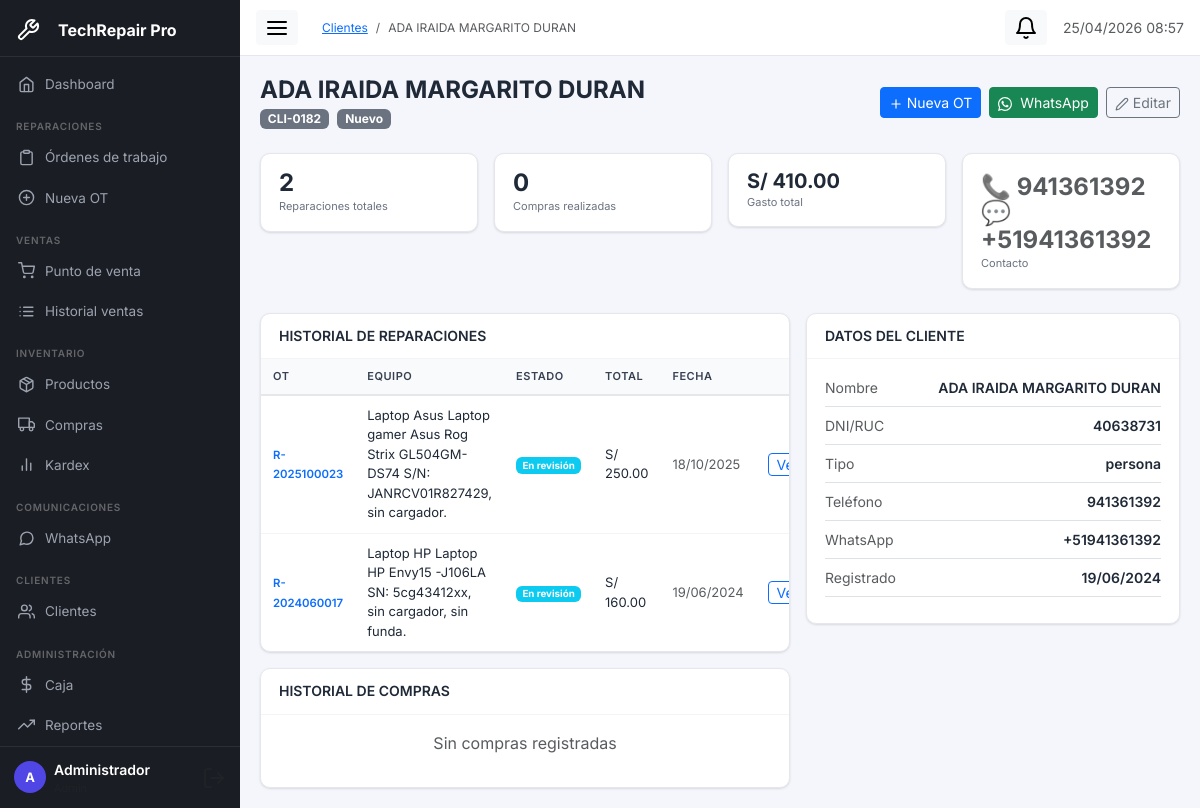
/modules/clientes/ver.php?id=182 (signed in), run on the app's committed database.
### tables this page shows
CREATE TABLE `clientes`  (
  `id` int UNSIGNED NOT NULL AUTO_INCREMENT,
  `codigo` varchar(20) NOT NULL COMMENT 'CLI-0001',
  `tipo` enum('persona','empresa') NOT NULL DEFAULT 'persona',
  `nombre` varchar(200) NOT NULL,
  `ruc_dni` varchar(20) NULL DEFAULT NULL,
  `email` varchar(150) NULL DEFAULT NULL,
  `telefono` varchar(20) NULL DEFAULT NULL,
  `whatsapp` varchar(20) NULL DEFAULT NULL,
  `direccion` text NULL,
  `distrito` varchar(100) NULL DEFAULT NULL,
  `segmento` enum('nuevo','frecuente','empresa','vip') NULL DEFAULT 'nuevo',
  `notas` text NULL,
  `activo` tinyint(1) NOT NULL DEFAULT 1,
  `created_at` datetime NOT NULL DEFAULT current_timestamp(),
  `updated_at` datetime NOT NULL DEFAULT current_timestamp() ON UPDATE CURRENT_TIMESTAMP,
  PRIMARY KEY (`id`) USING BTREE,
  UNIQUE INDEX `codigo`(`codigo` ASC) USING BTREE,
  INDEX `idx_ruc_dni`(`ruc_dni` ASC) USING BTREE,
  INDEX `idx_telefono`(`telefono` ASC) USING BTREE
);

CREATE TABLE `ordenes_trabajo`  (
  `id` int UNSIGNED NOT NULL AUTO_INCREMENT,
  `codigo_ot` varchar(20) NOT NULL COMMENT 'OT-2024-0001',
  `codigo_publico` varchar(12) NOT NULL COMMENT 'Para consulta del cliente: ABC12345',
  `cliente_id` int UNSIGNED NOT NULL,
  `equipo_id` int UNSIGNED NOT NULL,
  `tecnico_id` int UNSIGNED NULL DEFAULT NULL,
  `usuario_creador_id` int UNSIGNED NOT NULL,
  `estado` enum('ingresado','en_revision','en_reparacion','listo','entregado','cancelado') NOT NULL DEFAULT 'ingresado',
  `problema_reportado` text NOT NULL COMMENT 'Lo que dice el cliente',
  `diagnostico_inicial` text NULL COMMENT 'Primera revisión del técnico',
  `diagnostico_tecnico` text NULL COMMENT 'Diagnóstico detallado',
  `observaciones` text NULL,
  `checklist` longtext NULL COMMENT 'Estado físico del equipo al ingreso',
  `costo_diagnostico` decimal(10, 2) NULL DEFAULT 0.00,
  `costo_repuestos` decimal(10, 2) NULL DEFAULT 0.00,
  `costo_mano_obra` decimal(10, 2) NULL DEFAULT 0.00,
  `costo_total` decimal(10, 2) NULL DEFAULT 0.00,
  `descuento` decimal(10, 2) NULL DEFAULT 0.00,
  `precio_final` decimal(10, 2) NULL DEFAULT 0.00,
  `presupuesto_aprobado` tinyint(1) NULL DEFAULT 0,
  `aprobado_por` enum('firma','whatsapp','llamada','email') NULL DEFAULT 'firma',
  `fecha_aprobacion` datetime NULL DEFAULT NULL,
  `firma_cliente` text NULL COMMENT 'SVG base64 de la firma',
  `garantia_dias` int NULL DEFAULT 30,
  `garantia_vence` date NULL DEFAULT NULL,
  `fecha_ingreso` datetime NOT NULL DEFAULT current_timestamp(),
  `fecha_estimada` date NULL DEFAULT NULL,
  `fecha_entrega` datetime NULL DEFAULT NULL,
  `pagado` tinyint(1) NULL DEFAULT 0,
  `metodo_pago` enum('efectivo','yape','plin','tarjeta','transferencia') NULL DEFAULT NULL,
  `fecha_pago` datetime NULL DEFAULT NULL,
  `created_at` datetime NOT NULL DEFAULT current_timestamp(),
  `updated_at` datetime NOT NULL DEFAULT current_timestamp() ON UPDATE CURRENT_TIMESTAMP,
  PRIMARY KEY (`id`) USING BTREE,
  UNIQUE INDEX `codigo_ot`(`codigo_ot` ASC) USING BTREE,
  UNIQUE INDEX `codigo_publico`(`codigo_publico` ASC) USING BTREE,
  INDEX `cliente_id`(`cliente_id` ASC) USING BTREE,
  INDEX `equipo_id`(`equipo_id` ASC) USING BTREE,
  INDEX `tecnico_id`(`tecnico_id` ASC) USING BTREE,
  INDEX `usuario_creador_id`(`usuario_creador_id` ASC) USING BTREE,
  INDEX `idx_estado`(`estado` ASC) USING BTREE,
  INDEX `idx_codigo_publico`(`codigo_publico` ASC) USING BTREE,
  INDEX `idx_fecha_ingreso`(`fecha_ingreso` ASC) USING BTREE,
  CONSTRAINT `ordenes_trabajo_ibfk_1` FOREIGN KEY (`cliente_id`) REFERENCES `clientes` (`id`) ON DELETE RESTRICT ON UPDATE RESTRICT,
  CONSTRAINT `ordenes_trabajo_ibfk_2` FOREIGN KEY (`equipo_id`) REFERENCES `equipos` (`id`) ON DELETE RESTRICT ON UPDATE RESTRICT,
  CONSTRAINT `ordenes_trabajo_ibfk_3` FOREIGN KEY (`tecnico_id`) REFERENCES `usuarios` (`id`) ON DELETE RESTRICT ON UPDATE RESTRICT,
  CONSTRAINT `ordenes_trabajo_ibfk_4` FOREIGN KEY (`usuario_creador_id`) REFERENCES `usuarios` (`id`) ON DELETE RESTRICT ON UPDATE RESTRICT
);

CREATE TABLE `tipos_equipo`  (
  `id` int UNSIGNED NOT NULL AUTO_INCREMENT,
  `nombre` varchar(100) NOT NULL,
  `icono` varchar(50) NULL DEFAULT 'laptop',
  `activo` tinyint(1) NOT NULL DEFAULT 1,
  PRIMARY KEY (`id`) USING BTREE
);

CREATE TABLE `equipos`  (
  `id` int UNSIGNED NOT NULL AUTO_INCREMENT,
  `tipo_equipo_id` int UNSIGNED NOT NULL,
  `cliente_id` int UNSIGNED NOT NULL,
  `marca` varchar(100) NULL DEFAULT NULL,
  `modelo` varchar(150) NULL DEFAULT NULL,
  `serial` varchar(100) NULL DEFAULT NULL,
  `color` varchar(50) NULL DEFAULT NULL,
  `descripcion` text NULL,
  `created_at` datetime NOT NULL DEFAULT current_timestamp(),
  PRIMARY KEY (`id`) USING BTREE,
  INDEX `tipo_equipo_id`(`tipo_equipo_id` ASC) USING BTREE,
  INDEX `cliente_id`(`cliente_id` ASC) USING BTREE,
  INDEX `idx_serial`(`serial` ASC) USING BTREE,
  CONSTRAINT `equipos_ibfk_1` FOREIGN KEY (`tipo_equipo_id`) REFERENCES `tipos_equipo` (`id`) ON DELETE RESTRICT ON UPDATE RESTRICT,
  CONSTRAINT `equipos_ibfk_2` FOREIGN KEY (`cliente_id`) REFERENCES `clientes` (`id`) ON DELETE RESTRICT ON UPDATE RESTRICT
);

### modules/clientes/ver.php (the view, shortened to what this page needs)
<?php
require_once __DIR__ . '/../../config/app.php';
$db = getDB();
$id = (int)($_GET['id'] ?? 0);
$cliente = $db->prepare("SELECT * FROM clientes WHERE id=? AND activo=1");
$cliente->execute([$id]);
$cliente = $cliente->fetch();
$ots = $db->prepare("
  SELECT ot.*, te.nombre as tipo_equipo, e.marca, e.modelo
  FROM ordenes_trabajo ot
  JOIN equipos e ON e.id=ot.equipo_id
  JOIN tipos_equipo te ON te.id=e.tipo_equipo_id
  WHERE ot.cliente_id=? ORDER BY ot.created_at DESC");
$ots->execute([$id]);
$ots = $ots->fetchAll();
$ventas = $db->prepare("SELECT v.*, COUNT(vd.id) as items FROM ventas v LEFT JOIN venta_detalle vd ON vd.venta_id=v.id WHERE v.cliente_id=? GROUP BY v.id ORDER BY v.created_at DESC LIMIT 20");
$ventas->execute([$id]);
$ventas = $ventas->fetchAll();
$totalGastado = array_sum(array_column(array_filter($ots, fn($o)=>$o['pagado']), 'precio_final'))
              + array_sum(array_column(array_filter($ventas, fn($v)=>$v['estado']==='completada'), 'total'));
require_once __DIR__ . '/../../includes/header.php';
?>
<div class="d-flex justify-content-between align-items-center mb-4">
  <div>
    <h4 class="fw-bold mb-0"><?= sanitize($cliente['nombre']) ?></h4>
    <span class="badge bg-secondary"><?= sanitize($cliente['codigo']) ?></span>
    <?php $sbadge=['nuevo'=>'secondary','frecuente'=>'primary','empresa'=>'info','vip'=>'warning'];
    echo '<span class="badge bg-'.($sbadge[$cliente['segmento']]??'secondary').' ms-1">'.ucfirst($cliente['segmento']).'</span>'; ?>
  </div>
  <div class="d-flex gap-2">
    <a href="<?= BASE_URL ?>modules/ot/nueva.php?cliente_id=<?= $id ?>" class="btn btn-primary btn-sm">
      <i data-feather="plus" style="width:14px;height:14px"></i> Nueva OT
    </a>
    <a href="<?= BASE_URL ?>modules/whatsapp/index.php" class="btn btn-success btn-sm"> WhatsApp</a>
    <a href="<?= BASE_URL ?>modules/clientes/editar.php?id=<?= $id ?>" class="btn btn-outline-secondary btn-sm">
      <i data-feather="edit-2" style="width:14px;height:14px"></i> Editar
    </a>
  </div>
</div>
<div class="row g-3 mb-4">
  <div class="col-md-3">
    <div class="kpi-card">
      <div class="kpi-value"><?= count($ots) ?></div>
      <div class="kpi-label">Reparaciones totales</div>
    </div>
  </div>
  <div class="col-md-3">
    <div class="kpi-card">
      <div class="kpi-value"><?= count($ventas) ?></div>
      <div class="kpi-label">Compras realizadas</div>
    </div>
  </div>
  <div class="col-md-3">
    <div class="kpi-card">
      <div class="kpi-value" style="font-size:20px"><?= formatMoney($totalGastado) ?></div>
      <div class="kpi-label">Gasto total</div>
    </div>
  </div>
  <div class="col-md-3">
    <div class="kpi-card">
      <div class="kpi-value text-muted small mt-1">
        <?php if($cliente['telefono']): ?><div>📞 <?= sanitize($cliente['telefono']) ?></div><?php endif; ?>
        <?php if($cliente['whatsapp']): ?><div>💬 <?= sanitize($cliente['whatsapp']) ?></div><?php endif; ?>
      </div>
      <div class="kpi-label">Contacto</div>
    </div>
  </div>
</div>
<div class="row g-3">
  <div class="col-lg-7">
    <div class="tr-card mb-3">
      <div class="tr-card-header"><h6 class="mb-0 small fw-semibold">HISTORIAL DE REPARACIONES</h6></div>
      <div class="tr-card-body p-0">
        <?php if(empty($ots)): ?>
        <p class="text-center text-muted py-3">Sin reparaciones registradas</p>
        <?php else: ?>
        <table class="tr-table">
          <thead><tr><th>OT</th><th>Equipo</th><th>Estado</th><th>Total</th><th>Fecha</th><th></th></tr></thead>
          <tbody>
            <?php foreach($ots as $ot): ?>
            <tr>
              <td><a href="<?= BASE_URL ?>modules/ot/ver.php?id=<?= $ot['id'] ?>" class="fw-semibold text-primary text-decoration-none small"><?= sanitize($ot['codigo_ot']) ?></a></td>
              <td class="small"><?= sanitize($ot['tipo_equipo'].' '.$ot['marca'].' '.$ot['modelo']) ?></td>
              <td><?= estadoOTBadge($ot['estado']) ?></td>
              <td><?= $ot['precio_final']>0?formatMoney($ot['precio_final']):'—' ?></td>
              <td class="text-muted small"><?= formatDate($ot['created_at']) ?></td>
              <td><a href="<?= BASE_URL ?>modules/ot/ver.php?id=<?= $ot['id'] ?>" class="btn btn-xs btn-outline-primary btn-sm py-0">Ver</a></td>
            </tr>
            <?php endforeach; ?>
          </tbody>
        </table>
        <?php endif; ?>
      </div>
    </div>
    <div class="tr-card">
      <div class="tr-card-header"><h6 class="mb-0 small fw-semibold">HISTORIAL DE COMPRAS</h6></div>
      <div class="tr-card-body p-0">
        <?php if(empty($ventas)): ?>
        <p class="text-center text-muted py-3">Sin compras registradas</p>
        <?php endif; ?>
      </div>
    </div>
  </div>
  <div class="col-lg-5">
    <div class="tr-card">
      <div class="tr-card-header"><h6 class="mb-0 small fw-semibold">DATOS DEL CLIENTE</h6></div>
      <div class="tr-card-body">
        <?php $fields = ['nombre'=>'Nombre','ruc_dni'=>'DNI/RUC','tipo'=>'Tipo','email'=>'Email','telefono'=>'Teléfono','whatsapp'=>'WhatsApp','direccion'=>'Dirección','distrito'=>'Distrito','created_at'=>'Registrado'];
        foreach($fields as $k=>$l): if(!$cliente[$k]) continue; ?>
        <div class="d-flex justify-content-between small mb-2 pb-2 border-bottom">
          <span class="text-muted"><?= $l ?></span>
          <span class="fw-semibold text-end"><?= $k==='created_at'?formatDate($cliente[$k]):sanitize($cliente[$k]) ?></span>
        </div>
        <?php endforeach; ?>
      </div>
    </div>
  </div>
</div>
<?php require_once __DIR__ . '/../../includes/footer.php'; ?>

### config/app.php (shortened to what this page needs)
<?php
function sanitize(string $val): string {
    return htmlspecialchars(trim($val), ENT_QUOTES, 'UTF-8');
}
function formatMoney(float $amount): string {
    return 'S/ ' . number_format($amount, 2, '.', ',');
}
function formatDate(string $date): string {
    return date('d/m/Y', strtotime($date));
}
function estadoOTBadge(string $estado): string {
    $e = ESTADOS_OT[$estado] ?? ['label' => $estado, 'color' => 'secondary', 'icon' => 'circle'];
    return '<span class="badge bg-' . $e['color'] . '">' . $e['label'] . '</span>';
}

### assets/css/app.css (style rules this page uses)
:root { --sidebar-w: 240px; --sidebar-bg: #1a1d23; --sidebar-text: #9ca3af; --topbar-h: 56px; --primary: #4f46e5; --primary-lt: #eef2ff; --radius: 10px; --shadow: 0 1px 3px rgba(0,0,0,.08), 0 1px 2px rgba(0,0,0,.05); --shadow-md: 0 4px 16px rgba(0,0,0,.10); }
*, *::before, *::after { box-sizing: border-box; }
body.tr-body { margin: 0; font-family: 'Inter', system-ui, -apple-system, sans-serif; background: #f4f6fb; color: #1f2937; -webkit-text-size-adjust: 100%; }
.tr-card { background: #fff; border-radius: var(--radius); box-shadow: var(--shadow); border: 1px solid #e5e7eb; }
.tr-card-header { padding: 14px 18px; border-bottom: 1px solid #f3f4f6; display: flex; align-items: center; justify-content: space-between; flex-wrap: wrap; gap: 8px; }
.tr-card-body { padding: 18px; }
.kpi-card { background: #fff; border-radius: var(--radius); border: 1px solid #e5e7eb; box-shadow: var(--shadow); padding: 16px 18px; }
.kpi-card .kpi-value { font-size: 24px; font-weight: 700; line-height: 1.1; }
.kpi-card .kpi-label { font-size: 11px; color: #6b7280; margin-top: 2px; }
.tr-table { width: 100%; border-collapse: collapse; min-width: 500px; }
.tr-table th { background: #f9fafb; color: #374151; font-weight: 600; font-size: 11px; text-transform: uppercase; letter-spacing: .05em; padding: 9px 12px; border-bottom: 2px solid #e5e7eb; white-space: nowrap; }
.tr-table td { padding: 10px 12px; border-bottom: 1px solid #f3f4f6; font-size: 13px; vertical-align: middle; }
.tr-table tbody tr:last-child td { border-bottom: none; }
.badge.bg-secondary { background: #6b7280 !important; }

### data on the page
clientes: nombre "ADA IRAIDA MARGARITO DURAN", codigo "CLI-0182", segmento "Nuevo", telefono "941361392", whatsapp "+51941361392", ruc_dni "40638731", tipo "persona", created_at "19/06/2024"
ordenes_trabajo: codigo_ot "R-2025100023", tipos_equipo.nombre "Laptop Asus Laptop gamer Asus Rog Strix GL504GM-DS74 S/N: JANRCV01R827429, sin cargador.", estado "En revisión", precio_final "S/ 250.00", created_at "18/10/2025"
ordenes_trabajo: codigo_ot "R-2024060017", tipos_equipo.nombre "Laptop HP Laptop HP Envy15 -J106LA SN: 5cg43412xx, sin cargador, sin funda.", estado "En revisión", precio_final "S/ 160.00", created_at "19/06/2024"

### other printed values
APP_NAME "TechRepair Pro"
substr($u['nombre'],0,1) "A"
$u['nombre'] "Administrador"
$item['label'] "Clientes"
$item['label'] "ADA IRAIDA MARGARITO DURAN"
count($ots) "2"
count($ventas) "0"
formatMoney($totalGastado) "S/ 410.00"
$l "Nombre"
$l "DNI/RUC"
$l "Tipo"
$l "Teléfono"
$l "WhatsApp"
$l "Registrado"
